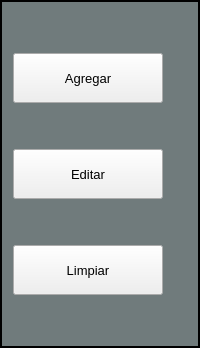
                   <widget class="QFrame" name="frame_4">
                    <property name="styleSheet">
                     <string notr="true">QFrame{
background-color:#707B7C;
border-right:2px solid rgb(0,0,0);
border-left:2px solid rgb(0,0,0);
border-bottom:2px solid rgb(0,0,0);
border-top:2px solid rgb(0,0,0);
}</string>
                    </property>
                    <property name="frameShape">
                     <enum>QFrame::StyledPanel</enum>
                    </property>
                    <property name="frameShadow">
                     <enum>QFrame::Raised</enum>
                    </property>
                    <layout class="QVBoxLayout" name="verticalLayout_9">
                     <item>
                      <layout class="QVBoxLayout" name="verticalLayout_8">
                       <item>
                        <spacer name="verticalSpacer_12">
                         <property name="orientation">
                          <enum>Qt::Vertical</enum>
                         </property>
                         <property name="sizeHint" stdset="0">
                          <size>
                           <width>20</width>
                           <height>40</height>
                          </size>
                         </property>
                        </spacer>
                       </item>
                       <item>
                        <widget class="QPushButton" name="btn_agg">
                         <property name="minimumSize">
                          <size>
                           <width>150</width>
                           <height>50</height>
                          </size>
                         </property>
                         <property name="maximumSize">
                          <size>
                           <width>150</width>
                           <height>50</height>
                          </size>
                         </property>
                         <property name="font">
                          <font>
                           <pointsize>10</pointsize>
                          </font>
                         </property>
                         <property name="text">
                          <string>Agregar</string>
                         </property>
                         <property name="icon">
                          <iconset>
                           <normaloff>ELEMENTOS GRAFICOS/save.png</normaloff>ELEMENTOS GRAFICOS/save.png</iconset>
                         </property>
                         <property name="iconSize">
                          <size>
                           <width>25</width>
                           <height>25</height>
                          </size>
                         </property>
                        </widget>
                       </item>
                       <item>
                        <spacer name="verticalSpacer_9">
                         <property name="orientation">
                          <enum>Qt::Vertical</enum>
                         </property>
                         <property name="sizeHint" stdset="0">
                          <size>
                           <width>20</width>
                           <height>40</height>
                          </size>
                         </property>
                        </spacer>
                       </item>
                       <item>
                        <widget class="QPushButton" name="btn_edit">
                         <property name="minimumSize">
                          <size>
                           <width>150</width>
                           <height>50</height>
                          </size>
                         </property>
                         <property name="maximumSize">
                          <size>
                           <width>150</width>
                           <height>50</height>
                          </size>
                         </property>
                         <property name="font">
                          <font>
                           <pointsize>10</pointsize>
                          </font>
                         </property>
                         <property name="text">
                          <string>Editar</string>
                         </property>
                         <property name="icon">
                          <iconset>
                           <normaloff>ELEMENTOS GRAFICOS/editar-codigo.png</normaloff>ELEMENTOS GRAFICOS/editar-codigo.png</iconset>
                         </property>
                         <property name="iconSize">
                          <size>
                           <width>25</width>
                           <height>25</height>
                          </size>
                         </property>
                        </widget>
                       </item>
                       <item>
                        <spacer name="verticalSpacer_7">
                         <property name="orientation">
                          <enum>Qt::Vertical</enum>
                         </property>
                         <property name="sizeHint" stdset="0">
                          <size>
                           <width>20</width>
                           <height>40</height>
                          </size>
                         </property>
                        </spacer>
                       </item>
                       <item>
                        <widget class="QPushButton" name="btn_clear">
                         <property name="minimumSize">
                          <size>
                           <width>150</width>
                           <height>50</height>
                          </size>
                         </property>
                         <property name="maximumSize">
                          <size>
                           <width>150</width>
                           <height>50</height>
                          </size>
                         </property>
                         <property name="font">
                          <font>
                           <pointsize>10</pointsize>
                          </font>
                         </property>
                         <property name="text">
                          <string>Limpiar</string>
                         </property>
                         <property name="icon">
                          <iconset>
                           <normaloff>ELEMENTOS GRAFICOS/limpiar.png</normaloff>ELEMENTOS GRAFICOS/limpiar.png</iconset>
                         </property>
                         <property name="iconSize">
                          <size>
                           <width>25</width>
                           <height>25</height>
                          </size>
                         </property>
                        </widget>
                       </item>
                       <item>
                        <spacer name="verticalSpacer_8">
                         <property name="orientation">
                          <enum>Qt::Vertical</enum>
                         </property>
                         <property name="sizeHint" stdset="0">
                          <size>
                           <width>20</width>
                           <height>40</height>
                          </size>
                         </property>
                        </spacer>
                       </item>
                      </layout>
                     </item>
                    </layout>
                   </widget>
